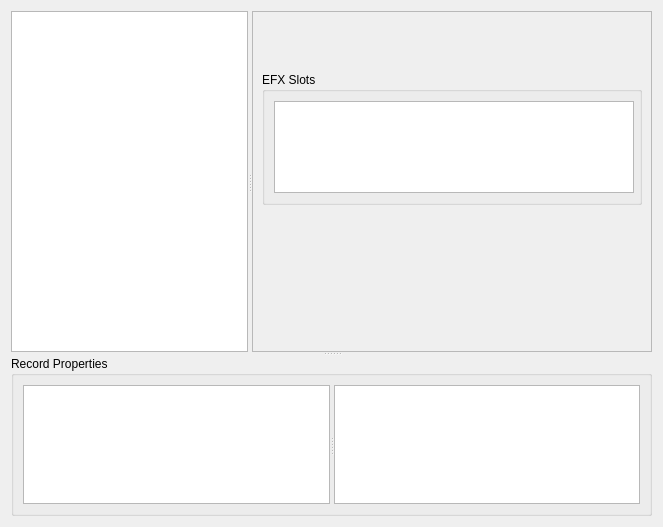
<?xml version="1.0" encoding="UTF-8"?>
<ui version="4.0">
 <class>Form</class>
 <widget class="QWidget" name="Form">
  <property name="geometry">
   <rect>
    <x>0</x>
    <y>0</y>
    <width>663</width>
    <height>527</height>
   </rect>
  </property>
  <property name="sizePolicy">
   <sizepolicy hsizetype="Preferred" vsizetype="Preferred">
    <horstretch>0</horstretch>
    <verstretch>0</verstretch>
   </sizepolicy>
  </property>
  <property name="minimumSize">
   <size>
    <width>663</width>
    <height>527</height>
   </size>
  </property>
  <property name="baseSize">
   <size>
    <width>500</width>
    <height>500</height>
   </size>
  </property>
  <property name="windowTitle">
   <string>Form</string>
  </property>
  <layout class="QHBoxLayout" name="horizontalLayout_3">
   <item>
    <layout class="QVBoxLayout" name="verticalLayout_6">
     <item>
      <widget class="QSplitter" name="splitter_2">
       <property name="minimumSize">
        <size>
         <width>538</width>
         <height>482</height>
        </size>
       </property>
       <property name="orientation">
        <enum>Qt::Vertical</enum>
       </property>
       <widget class="QSplitter" name="splitter">
        <property name="minimumSize">
         <size>
          <width>481</width>
          <height>341</height>
         </size>
        </property>
        <property name="orientation">
         <enum>Qt::Horizontal</enum>
        </property>
        <widget class="QTreeView" name="recordBrowser">
         <property name="minimumSize">
          <size>
           <width>237</width>
           <height>341</height>
          </size>
         </property>
         <property name="headerHidden">
          <bool>true</bool>
         </property>
        </widget>
        <widget class="QFrame" name="frame">
         <property name="minimumSize">
          <size>
           <width>400</width>
           <height>341</height>
          </size>
         </property>
         <property name="frameShape">
          <enum>QFrame::StyledPanel</enum>
         </property>
         <property name="frameShadow">
          <enum>QFrame::Raised</enum>
         </property>
         <layout class="QVBoxLayout" name="verticalLayout_7">
          <item>
           <widget class="RecordIDs" name="RecordIDs" native="true">
            <property name="minimumSize">
             <size>
              <width>380</width>
              <height>45</height>
             </size>
            </property>
            <layout class="QHBoxLayout" name="horizontalLayout_2" stretch=""/>
           </widget>
          </item>
          <item>
           <widget class="QGroupBox" name="efxSlotGroup">
            <property name="title">
             <string>EFX Slots</string>
            </property>
            <layout class="QVBoxLayout" name="verticalLayout_4">
             <item>
              <widget class="QListWidget" name="efxSlots">
               <property name="minimumSize">
                <size>
                 <width>360</width>
                 <height>0</height>
                </size>
               </property>
               <property name="verticalScrollMode">
                <enum>QAbstractItemView::ScrollPerPixel</enum>
               </property>
              </widget>
             </item>
            </layout>
           </widget>
          </item>
          <item>
           <widget class="EFXPaths" name="efxPathsGroup" native="true">
            <property name="minimumSize">
             <size>
              <width>380</width>
              <height>131</height>
             </size>
            </property>
            <layout class="QVBoxLayout" name="verticalLayout_5"/>
           </widget>
          </item>
         </layout>
        </widget>
       </widget>
       <widget class="QGroupBox" name="recordPropertiesGroup">
        <property name="minimumSize">
         <size>
          <width>482</width>
          <height>133</height>
         </size>
        </property>
        <property name="title">
         <string>Record Properties</string>
        </property>
        <layout class="QHBoxLayout" name="horizontalLayout_4">
         <item>
          <widget class="QSplitter" name="splitter_3">
           <property name="orientation">
            <enum>Qt::Horizontal</enum>
           </property>
           <widget class="QListWidget" name="recordPropertiesL"/>
           <widget class="QListWidget" name="recordPropertiesR"/>
          </widget>
         </item>
        </layout>
       </widget>
      </widget>
     </item>
    </layout>
   </item>
  </layout>
 </widget>
 <customwidgets>
  <customwidget>
   <class>RecordIDs</class>
   <extends>QWidget</extends>
   <header>model.RecordIDs</header>
   <container>1</container>
  </customwidget>
  <customwidget>
   <class>EFXPaths</class>
   <extends>QWidget</extends>
   <header>model.EFXPaths</header>
   <container>1</container>
  </customwidget>
 </customwidgets>
 <resources/>
 <connections/>
</ui>
